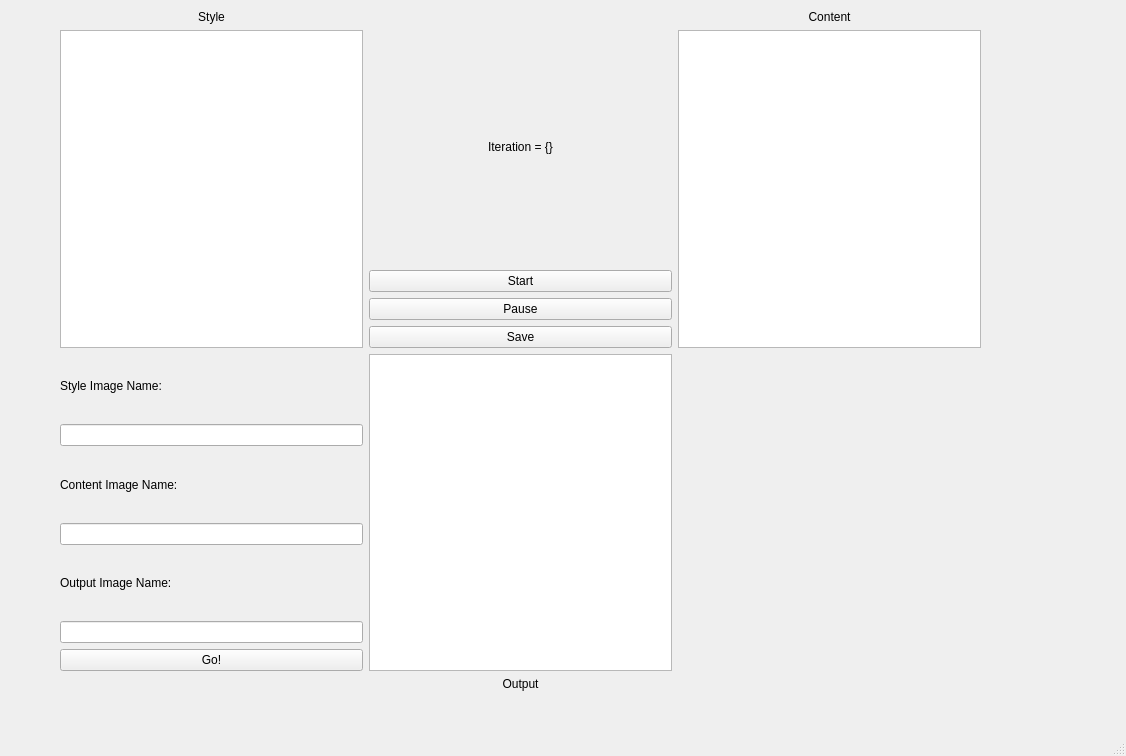
<?xml version="1.0" encoding="UTF-8"?>
<ui version="4.0">
 <class>StyleTransferGUI</class>
 <widget class="QMainWindow" name="StyleTransferGUI">
  <property name="geometry">
   <rect>
    <x>0</x>
    <y>0</y>
    <width>1126</width>
    <height>756</height>
   </rect>
  </property>
  <property name="windowTitle">
   <string>ML Paint</string>
  </property>
  <widget class="QWidget" name="centralwidget">
   <widget class="QWidget" name="gridLayoutWidget">
    <property name="geometry">
     <rect>
      <x>60</x>
      <y>10</y>
      <width>921</width>
      <height>681</height>
     </rect>
    </property>
    <layout class="QGridLayout" name="gridLayout">
     <item row="0" column="0">
      <widget class="QLabel" name="lbl_style">
       <property name="text">
        <string>Style</string>
       </property>
       <property name="alignment">
        <set>Qt::AlignCenter</set>
       </property>
      </widget>
     </item>
     <item row="2" column="1">
      <widget class="QGraphicsView" name="pic_output"/>
     </item>
     <item row="0" column="2">
      <widget class="QLabel" name="lbl_content">
       <property name="text">
        <string>Content</string>
       </property>
       <property name="alignment">
        <set>Qt::AlignCenter</set>
       </property>
      </widget>
     </item>
     <item row="1" column="0">
      <widget class="QGraphicsView" name="pic_style"/>
     </item>
     <item row="1" column="2">
      <widget class="QGraphicsView" name="pic_content"/>
     </item>
     <item row="3" column="1">
      <widget class="QLabel" name="lbl_output">
       <property name="text">
        <string>Output</string>
       </property>
       <property name="alignment">
        <set>Qt::AlignCenter</set>
       </property>
      </widget>
     </item>
     <item row="1" column="1">
      <layout class="QVBoxLayout" name="verticalLayout">
       <item>
        <widget class="QLabel" name="lbl_iter">
         <property name="text">
          <string>Iteration = {}</string>
         </property>
         <property name="alignment">
          <set>Qt::AlignCenter</set>
         </property>
        </widget>
       </item>
       <item>
        <widget class="QPushButton" name="btn_start">
         <property name="text">
          <string>Start</string>
         </property>
        </widget>
       </item>
       <item>
        <widget class="QPushButton" name="btn_pause">
         <property name="text">
          <string>Pause</string>
         </property>
        </widget>
       </item>
       <item>
        <widget class="QPushButton" name="btn_save">
         <property name="text">
          <string>Save</string>
         </property>
        </widget>
       </item>
      </layout>
     </item>
     <item row="2" column="0">
      <layout class="QVBoxLayout" name="verticalLayout_2">
       <item>
        <widget class="QLabel" name="lbl_style_image">
         <property name="text">
          <string>Style Image Name:</string>
         </property>
        </widget>
       </item>
       <item>
        <widget class="QLineEdit" name="edt_style"/>
       </item>
       <item>
        <widget class="QLabel" name="lbl_content_image">
         <property name="text">
          <string>Content Image Name:</string>
         </property>
        </widget>
       </item>
       <item>
        <widget class="QLineEdit" name="edt_content"/>
       </item>
       <item>
        <widget class="QLabel" name="lbl_output_image">
         <property name="text">
          <string>Output Image Name:</string>
         </property>
        </widget>
       </item>
       <item>
        <widget class="QLineEdit" name="edt_output"/>
       </item>
       <item>
        <widget class="QPushButton" name="btn_load">
         <property name="text">
          <string>Go!</string>
         </property>
        </widget>
       </item>
      </layout>
     </item>
    </layout>
   </widget>
  </widget>
  <widget class="QMenuBar" name="menubar">
   <property name="geometry">
    <rect>
     <x>0</x>
     <y>0</y>
     <width>1126</width>
     <height>22</height>
    </rect>
   </property>
  </widget>
  <widget class="QStatusBar" name="statusbar"/>
 </widget>
 <resources/>
 <connections/>
</ui>
